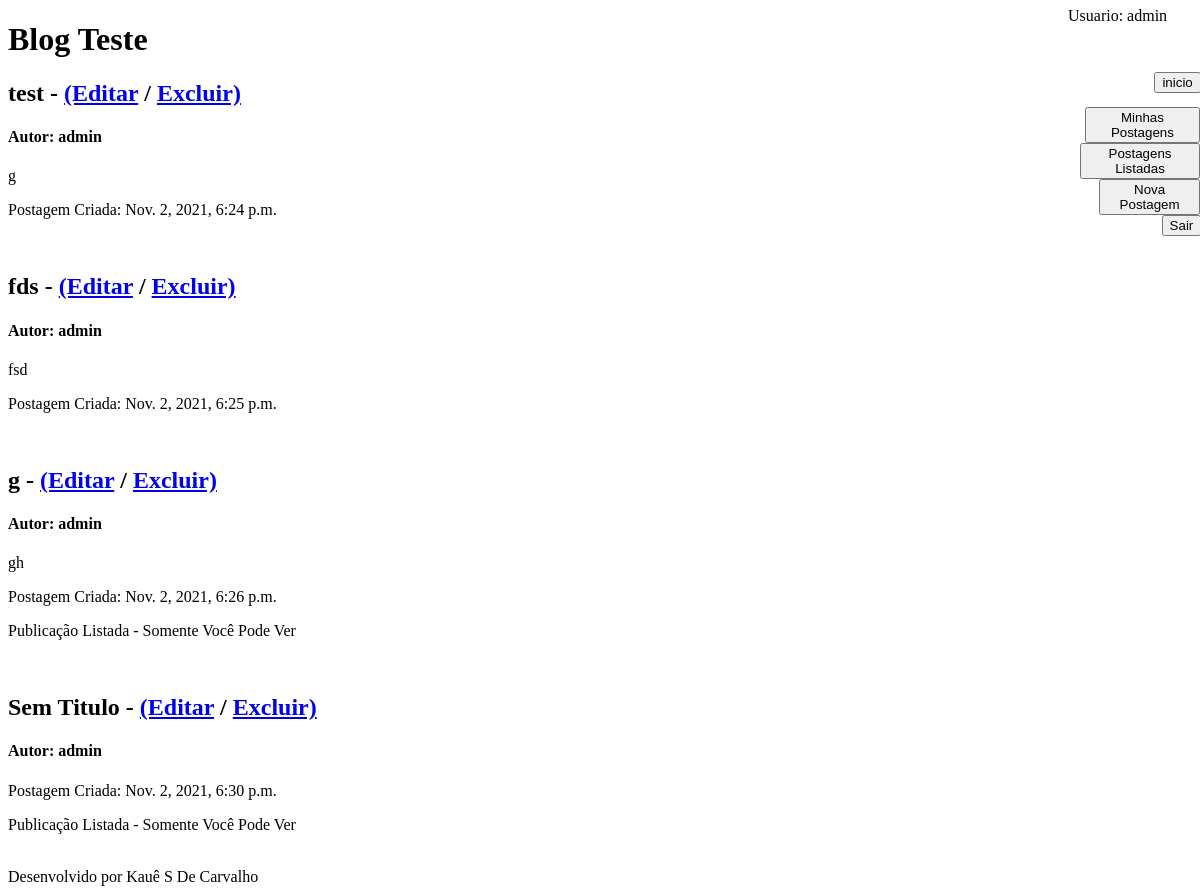
Screenshot of /blog/minhaspostagens/ (signed in) with the database file from the repository.
### core/models.py (models this page shows, shortened)
class Postagem(models.Model):
    titulo = models.CharField(max_length=30, default="Sem Titulo", null=False, blank=False)
    autor = models.ForeignKey(User, on_delete=models.CASCADE)
    descricao = models.TextField()
    data_criacao = models.DateTimeField(auto_now=True)
    publico = models.BooleanField()
    class Meta:
        db_table = 'postagens'

### core/views.py (the view)
# urls.py: path('blog/minhaspostagens/', views.minhas_postagens),
@login_required(login_url="/login/")
def minhas_postagens(request):
    usuario = request.user
    postagens = Postagem.objects.filter(autor=usuario)
    dados = {"dados":postagens}
    return render(request, "minhas_postagens.html", dados)

### templates/minhas_postagens.html (shortened to what this page needs)
{% extends "model-page.html" %}
{% block content %}
{% for postagens in dados %}
    <div>
        <h2>{{ postagens.titulo }} - <a href="/blog/novo/?id={{ postagens.id }}">(Editar</a> /
                                     <a href="delete/{{ postagens.id }}">Excluir)</a> </h2>
        <h4>Autor: {{ postagens.autor }}</h4>
        <p>{{ postagens.descricao }}</p>
        <p>Postagem Criada: {{ postagens.data_criacao }}</p>
        {% if not postagens.publico %}
            <p>Publicação Listada - Somente Você Pode Ver</p>
        {% endif %}
    </div>
{% endfor %}
{% endblock %}

### templates/model-header.html (shortened to what this page needs)
<div align="left" >
    <p id="usuario"> Usuario: {{request.user}} </p>
    <a href="/"><button id="inicio">inicio</button></a>
    <a href="/blog/minhaspostagens/"><button id="minhas_postagens">Minhas Postagens</button></a>
    <a href="/blog/novo/"><button id="inserir">Nova Postagem</button></a>
    <a href="/blog/postagens/"><button id="postagens_listadas">Postagens Listadas</button></a>
    <a href="/blog/logout/">
    <button id="sair">Sair</button></a>
</div>
<h1>Blog Teste</h1>

### templates/model-header.html (style rules this page uses)
#usuario { position: absolute; top: -1%; left: 89%; }
#inicio { position: absolute; top: 8%; left: 96.2%; }
#minhas_postagens { position: absolute; top: 12%; left: 90.4%; }
#postagens_listadas { position: absolute; top: 16%; left: 90%; }
#inserir { position: absolute; top: 20%; left: 91.6%; }
#sair { position: absolute ; top: 24%; left: 96.8%; }

### rows the page displays
Postagem: titulo "test", autor "admin", descricao "g", data_criacao "Nov. 2, 2021, 6:24 p.m."
Postagem: titulo "fds", autor "admin", descricao "fsd", data_criacao "Nov. 2, 2021, 6:25 p.m."
Postagem: titulo "g", autor "admin", descricao "gh", data_criacao "Nov. 2, 2021, 6:26 p.m.", shows "Publicação Listada - Somente Você Pode Ver"
Postagem: titulo "Sem Titulo", autor "admin", data_criacao "Nov. 2, 2021, 6:30 p.m.", shows "Publicação Listada - Somente Você Pode Ver"

### other values shown
{{ request.user }} "admin"
